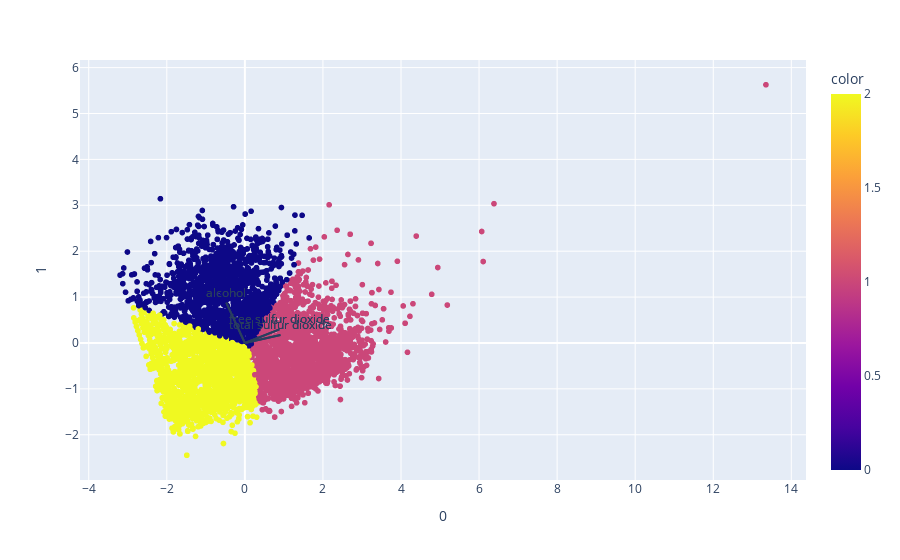

The code cell stored with this chart in its notebook:
### Code cell
for i, feature in enumerate(cols_to_use):
    fig.add_shape(
        type='line',
        x0=0, y0=0,
        x1=loadings[i, 0],
        y1=loadings[i, 1]
    )
    fig.add_annotation(
        x=loadings[i, 0],
        y=loadings[i, 1],
        ax=0, ay=0,
        xanchor="center",
        yanchor="bottom",
        text=feature,
    )
fig.show()

### Figure 1 — Plotly figure (JSON) as saved in the notebook; plotly's stock layout.template omitted (floating-point values rounded to 4 significant figures; data arrays with more than 128 entries replaced by an {"elided": "..."} marker saying what was removed)
{"data": [{"hovertemplate": "0=%{x}<br>1=%{y}<br>color=%{marker.color}<extra></extra>", "legendgroup": "", "marker": {"color": {"elided": "6497 int values"}, "coloraxis": "coloraxis", "symbol": "circle"}, "mode": "markers", "name": "", "showlegend": false, "type": "scattergl", "x": {"elided": "6497 float values"}, "xaxis": "x", "y": {"elided": "6497 float values"}, "yaxis": "y"}], "layout": {"annotations": [{"ax": 0, "ay": 0, "text": "free sulfur dioxide", "x": 0.8849, "xanchor": "center", "y": 0.296, "yanchor": "bottom"}, {"ax": 0, "ay": 0, "text": "total sulfur dioxide", "x": 0.9113, "xanchor": "center", "y": 0.1723, "yanchor": "bottom"}, {"ax": 0, "ay": 0, "text": "alcohol", "x": -0.4771, "xanchor": "center", "y": 0.878, "yanchor": "bottom"}, {"ax": 0, "ay": 0, "text": "free sulfur dioxide", "x": 0.8849, "xanchor": "center", "y": 0.296, "yanchor": "bottom"}, {"ax": 0, "ay": 0, "text": "total sulfur dioxide", "x": 0.9113, "xanchor": "center", "y": 0.1723, "yanchor": "bottom"}, {"ax": 0, "ay": 0, "text": "alcohol", "x": -0.4771, "xanchor": "center", "y": 0.878, "yanchor": "bottom"}], "autosize": true, "coloraxis": {"colorbar": {"title": {"text": "color"}}, "colorscale": [[0, "#0d0887"], [0.1111, "#46039f"], [0.2222, "#7201a8"], [0.3333, "#9c179e"], [0.4444, "#bd3786"], [0.5556, "#d8576b"], [0.6667, "#ed7953"], [0.7778, "#fb9f3a"], [0.8889, "#fdca26"], [1, "#f0f921"]]}, "legend": {"tracegroupgap": 0}, "margin": {"t": 60}, "shapes": [{"type": "line", "x0": 0, "x1": 0.8849, "y0": 0, "y1": 0.296}, {"type": "line", "x0": 0, "x1": 0.9113, "y0": 0, "y1": 0.1723}, {"type": "line", "x0": 0, "x1": -0.4771, "y0": 0, "y1": 0.878}, {"type": "line", "x0": 0, "x1": 0.8849, "y0": 0, "y1": 0.296}, {"type": "line", "x0": 0, "x1": 0.9113, "y0": 0, "y1": 0.1723}, {"type": "line", "x0": 0, "x1": -0.4771, "y0": 0, "y1": 0.878}], "xaxis": {"anchor": "y", "autorange": true, "domain": [0, 1], "range": [-4.203, 14.36], "title": {"text": "0"}, "type": "linear"}, "yaxis": {"anchor": "x", "autorange": true, "domain": [0, 1], "range": [-3.071, 6.252], "title": {"text": "1"}, "type": "linear"}}}
